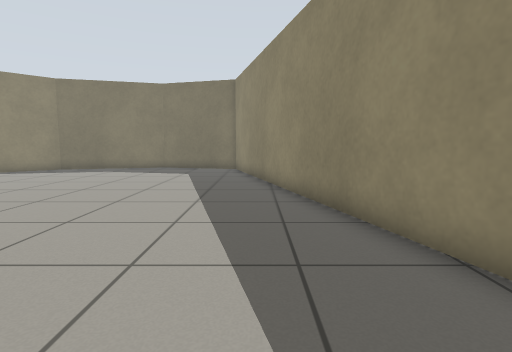
View 1 (above)

12 first-person views from a walk through a world built for the Gazebo simulator. The camera is 0.72 m above the floor, tilts 6° down and sees 80° across. The floor is counted in squares, 0.5 m on a side. Each view is taken from the middle of a square. On the plan, view 1 faces up. The plan holds only what a view shows up to about 14 squares ahead; the rest is blank.

View 2
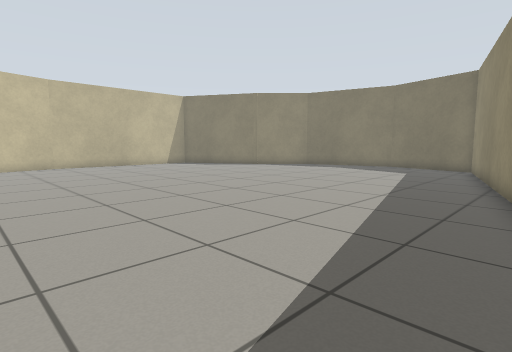

View 3
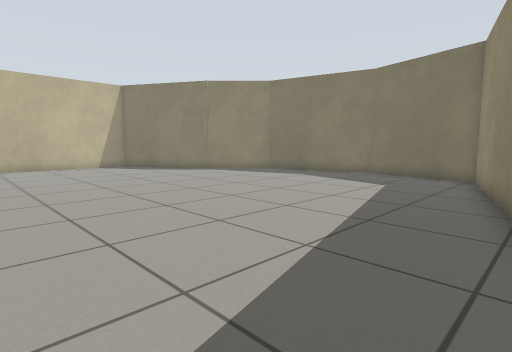

View 4
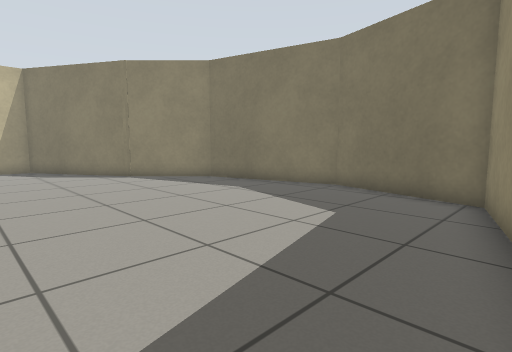

View 5
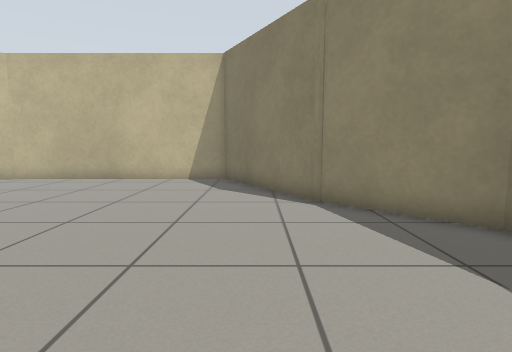

View 6
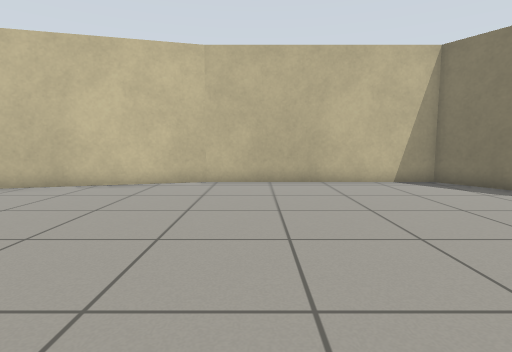

View 7
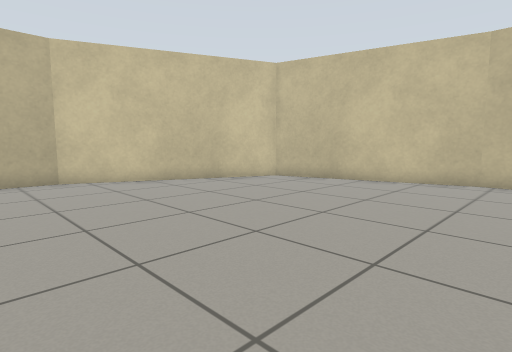

View 8
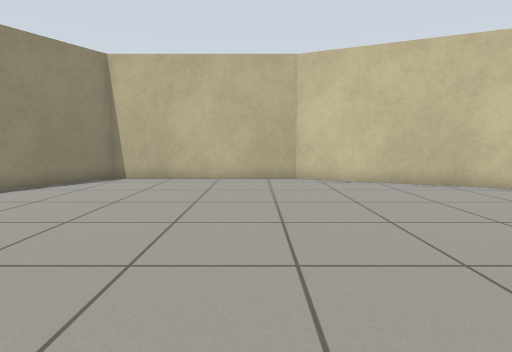

View 9
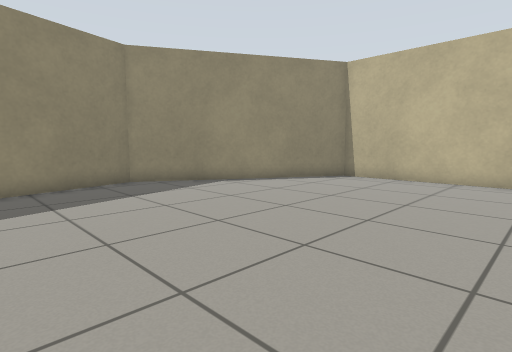

View 10
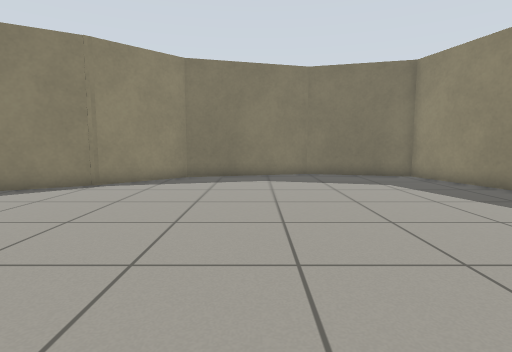

View 11
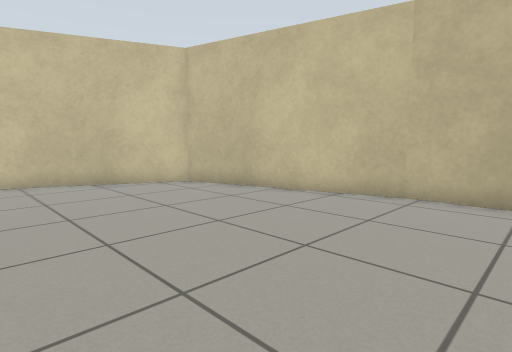

View 12
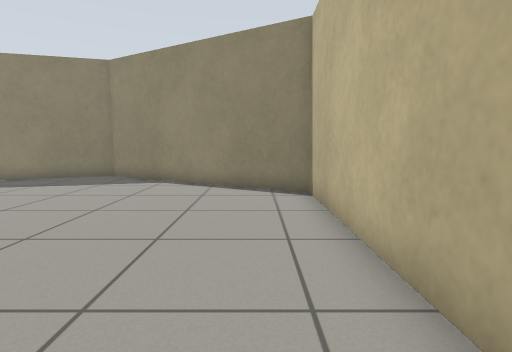

### Floor plan
Points are (right, up) in squares from view 1. A wall is a line through its corners. A room is listed if a view was taken in it or the views show most of it. See-through windows are left out.
Room 1 (views 1, 2, 3, 4, 5, 6, 7, 8, 9, 10, 11, 12)
walls: (-18.5, 3.2) (-16.5, -4.2) (-8.6, -7.6) (-1.1, -7.6) (3.5, 0.3) (-1.1, 17.4) (-5.5, 18.6) (-11, 17.1) (-13.7, 14.4); (-13.4, 14.7) (-18.5, 11.7) (-18.5, 3.1)

Positions as (right, up) in squares from view 1, and headings:
1: (0, 0), facing up
2: (2, -1), facing up-left
3: (1, 4), facing up-left
4: (0, 9), facing up-left
5: (-6, 13), facing left
6: (-7, 5), facing left
7: (-6, 5), facing down-left
8: (-7, 5), facing down
9: (-8, 5), facing down-right
10: (-8, 4), facing up
11: (-10, 6), facing down-left
12: (-10, -6), facing right
